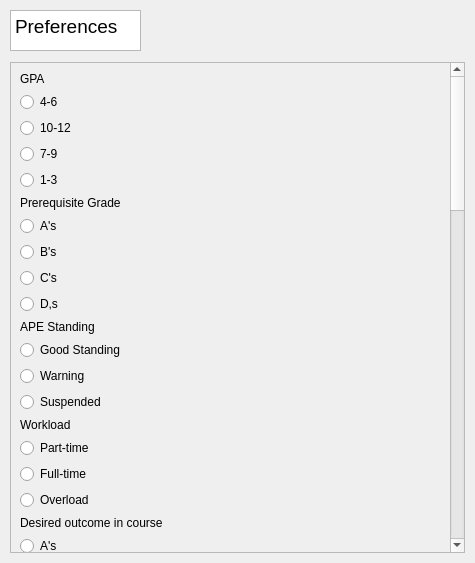
<?xml version="1.0" encoding="UTF-8"?>
<ui version="4.0">
 <class>preferencePage</class>
 <widget class="QWidget" name="preferencePage">
  <property name="geometry">
   <rect>
    <x>0</x>
    <y>0</y>
    <width>475</width>
    <height>563</height>
   </rect>
  </property>
  <property name="sizePolicy">
   <sizepolicy hsizetype="Preferred" vsizetype="MinimumExpanding">
    <horstretch>0</horstretch>
    <verstretch>0</verstretch>
   </sizepolicy>
  </property>
  <property name="windowTitle">
   <string>Form</string>
  </property>
  <widget class="QScrollArea" name="scrollArea">
   <property name="geometry">
    <rect>
     <x>10</x>
     <y>62</y>
     <width>455</width>
     <height>491</height>
    </rect>
   </property>
   <property name="widgetResizable">
    <bool>true</bool>
   </property>
   <widget class="QWidget" name="scrollAreaWidgetContents">
    <property name="geometry">
     <rect>
      <x>0</x>
      <y>0</y>
      <width>437</width>
      <height>1846</height>
     </rect>
    </property>
    <layout class="QVBoxLayout" name="verticalLayout_2">
     <item>
      <widget class="QLabel" name="gpaLabel">
       <property name="text">
        <string>GPA</string>
       </property>
      </widget>
     </item>
     <item>
      <widget class="QRadioButton" name="gpaButton1">
       <property name="text">
        <string>4-6</string>
       </property>
       <attribute name="buttonGroup">
        <string notr="true">gpaButtonGroup</string>
       </attribute>
      </widget>
     </item>
     <item>
      <widget class="QRadioButton" name="gpaButton2">
       <property name="text">
        <string>10-12</string>
       </property>
       <attribute name="buttonGroup">
        <string notr="true">gpaButtonGroup</string>
       </attribute>
      </widget>
     </item>
     <item>
      <widget class="QRadioButton" name="gpaButton3">
       <property name="text">
        <string>7-9</string>
       </property>
       <attribute name="buttonGroup">
        <string notr="true">gpaButtonGroup</string>
       </attribute>
      </widget>
     </item>
     <item>
      <widget class="QRadioButton" name="gpaButton4">
       <property name="text">
        <string>1-3</string>
       </property>
       <attribute name="buttonGroup">
        <string notr="true">gpaButtonGroup</string>
       </attribute>
      </widget>
     </item>
     <item>
      <widget class="QLabel" name="prereqLabel">
       <property name="text">
        <string>Prerequisite Grade</string>
       </property>
      </widget>
     </item>
     <item>
      <widget class="QRadioButton" name="prereqButton1">
       <property name="text">
        <string>A's</string>
       </property>
       <attribute name="buttonGroup">
        <string notr="true">prereqButtonGroup</string>
       </attribute>
      </widget>
     </item>
     <item>
      <widget class="QRadioButton" name="prereqButton2">
       <property name="text">
        <string>B's</string>
       </property>
       <attribute name="buttonGroup">
        <string notr="true">prereqButtonGroup</string>
       </attribute>
      </widget>
     </item>
     <item>
      <widget class="QRadioButton" name="prereqButton3">
       <property name="text">
        <string>C's</string>
       </property>
       <attribute name="buttonGroup">
        <string notr="true">prereqButtonGroup</string>
       </attribute>
      </widget>
     </item>
     <item>
      <widget class="QRadioButton" name="prereqButton4">
       <property name="text">
        <string>D,s</string>
       </property>
       <attribute name="buttonGroup">
        <string notr="true">prereqButtonGroup</string>
       </attribute>
      </widget>
     </item>
     <item>
      <widget class="QLabel" name="APELabel">
       <property name="text">
        <string>APE Standing</string>
       </property>
      </widget>
     </item>
     <item>
      <widget class="QRadioButton" name="apeButton1">
       <property name="text">
        <string>Good Standing</string>
       </property>
       <attribute name="buttonGroup">
        <string notr="true">apeButtonGroup</string>
       </attribute>
      </widget>
     </item>
     <item>
      <widget class="QRadioButton" name="apeButton2">
       <property name="text">
        <string>Warning</string>
       </property>
       <attribute name="buttonGroup">
        <string notr="true">apeButtonGroup</string>
       </attribute>
      </widget>
     </item>
     <item>
      <widget class="QRadioButton" name="apeButton3">
       <property name="text">
        <string>Suspended</string>
       </property>
       <attribute name="buttonGroup">
        <string notr="true">apeButtonGroup</string>
       </attribute>
      </widget>
     </item>
     <item>
      <widget class="QLabel" name="workloadLabel">
       <property name="text">
        <string>Workload</string>
       </property>
      </widget>
     </item>
     <item>
      <widget class="QRadioButton" name="workLoadButton1">
       <property name="text">
        <string>Part-time</string>
       </property>
       <attribute name="buttonGroup">
        <string notr="true">workloadButtonGroup</string>
       </attribute>
      </widget>
     </item>
     <item>
      <widget class="QRadioButton" name="workLoadButton2">
       <property name="text">
        <string>Full-time</string>
       </property>
       <attribute name="buttonGroup">
        <string notr="true">workloadButtonGroup</string>
       </attribute>
      </widget>
     </item>
     <item>
      <widget class="QRadioButton" name="workLoadButton3">
       <property name="text">
        <string>Overload</string>
       </property>
       <attribute name="buttonGroup">
        <string notr="true">workloadButtonGroup</string>
       </attribute>
      </widget>
     </item>
     <item>
      <widget class="QLabel" name="outcomeLabel">
       <property name="text">
        <string>Desired outcome in course</string>
       </property>
      </widget>
     </item>
     <item>
      <widget class="QRadioButton" name="outcomeButton1">
       <property name="text">
        <string>A's</string>
       </property>
       <attribute name="buttonGroup">
        <string notr="true">outcomeButtonGroup</string>
       </attribute>
      </widget>
     </item>
     <item>
      <widget class="QRadioButton" name="outcomeButton2">
       <property name="text">
        <string>B's</string>
       </property>
       <attribute name="buttonGroup">
        <string notr="true">outcomeButtonGroup</string>
       </attribute>
      </widget>
     </item>
     <item>
      <widget class="QRadioButton" name="outcomeButton3">
       <property name="text">
        <string>C's</string>
       </property>
       <attribute name="buttonGroup">
        <string notr="true">outcomeButtonGroup</string>
       </attribute>
      </widget>
     </item>
     <item>
      <widget class="QRadioButton" name="outcomeButton4">
       <property name="text">
        <string>D,s</string>
       </property>
       <attribute name="buttonGroup">
        <string notr="true">outcomeButtonGroup</string>
       </attribute>
      </widget>
     </item>
     <item>
      <widget class="QLabel" name="sleepLabel">
       <property name="text">
        <string>Sleeping habits</string>
       </property>
      </widget>
     </item>
     <item>
      <widget class="QRadioButton" name="sleepButton1">
       <property name="text">
        <string>Early bird</string>
       </property>
       <attribute name="buttonGroup">
        <string notr="true">sleepButtonGroup</string>
       </attribute>
      </widget>
     </item>
     <item>
      <widget class="QRadioButton" name="sleepButton2">
       <property name="text">
        <string>Night owl</string>
       </property>
       <attribute name="buttonGroup">
        <string notr="true">sleepButtonGroup</string>
       </attribute>
      </widget>
     </item>
     <item>
      <widget class="QRadioButton" name="sleepButton3">
       <property name="text">
        <string>Sporadic</string>
       </property>
       <attribute name="buttonGroup">
        <string notr="true">sleepButtonGroup</string>
       </attribute>
      </widget>
     </item>
     <item>
      <widget class="QLabel" name="proximityLabel">
       <property name="text">
        <string>Proximity</string>
       </property>
      </widget>
     </item>
     <item>
      <widget class="QRadioButton" name="proxiButton1">
       <property name="text">
        <string>On-campus</string>
       </property>
       <attribute name="buttonGroup">
        <string notr="true">proximityButtonGroup</string>
       </attribute>
      </widget>
     </item>
     <item>
      <widget class="QRadioButton" name="proxiButton2">
       <property name="text">
        <string>Off-campus</string>
       </property>
       <attribute name="buttonGroup">
        <string notr="true">proximityButtonGroup</string>
       </attribute>
      </widget>
     </item>
     <item>
      <widget class="QRadioButton" name="proxiButton3">
       <property name="text">
        <string>Distant Student</string>
       </property>
       <attribute name="buttonGroup">
        <string notr="true">proximityButtonGroup</string>
       </attribute>
      </widget>
     </item>
     <item>
      <widget class="QLabel" name="commSkillsLabel">
       <property name="text">
        <string>Communication skills</string>
       </property>
      </widget>
     </item>
     <item>
      <widget class="QRadioButton" name="commButton1">
       <property name="text">
        <string>Strong</string>
       </property>
       <attribute name="buttonGroup">
        <string notr="true">commSkillsButtonGroup</string>
       </attribute>
      </widget>
     </item>
     <item>
      <widget class="QRadioButton" name="commButton2">
       <property name="text">
        <string>Average</string>
       </property>
       <attribute name="buttonGroup">
        <string notr="true">commSkillsButtonGroup</string>
       </attribute>
      </widget>
     </item>
     <item>
      <widget class="QRadioButton" name="commButton3">
       <property name="text">
        <string>Weak</string>
       </property>
       <attribute name="buttonGroup">
        <string notr="true">commSkillsButtonGroup</string>
       </attribute>
      </widget>
     </item>
     <item>
      <widget class="QLabel" name="agreeLabel">
       <property name="text">
        <string>Agreeability</string>
       </property>
      </widget>
     </item>
     <item>
      <widget class="QRadioButton" name="agreeButton1">
       <property name="text">
        <string>High</string>
       </property>
       <attribute name="buttonGroup">
        <string notr="true">agreeabilityButtonGroup</string>
       </attribute>
      </widget>
     </item>
     <item>
      <widget class="QRadioButton" name="agreeButton2">
       <property name="text">
        <string>Medium</string>
       </property>
       <attribute name="buttonGroup">
        <string notr="true">agreeabilityButtonGroup</string>
       </attribute>
      </widget>
     </item>
     <item>
      <widget class="QRadioButton" name="agreeButton3">
       <property name="text">
        <string>Low</string>
       </property>
       <attribute name="buttonGroup">
        <string notr="true">agreeabilityButtonGroup</string>
       </attribute>
      </widget>
     </item>
     <item>
      <widget class="QLabel" name="problemLabel">
       <property name="text">
        <string>Problem solving skills</string>
       </property>
      </widget>
     </item>
     <item>
      <widget class="QRadioButton" name="problemButton1">
       <property name="text">
        <string>Strong</string>
       </property>
       <attribute name="buttonGroup">
        <string notr="true">problemSolvingButtonGroup</string>
       </attribute>
      </widget>
     </item>
     <item>
      <widget class="QRadioButton" name="problemButton2">
       <property name="text">
        <string>Average</string>
       </property>
       <attribute name="buttonGroup">
        <string notr="true">problemSolvingButtonGroup</string>
       </attribute>
      </widget>
     </item>
     <item>
      <widget class="QRadioButton" name="problemButton3">
       <property name="text">
        <string>Weak</string>
       </property>
       <attribute name="buttonGroup">
        <string notr="true">problemSolvingButtonGroup</string>
       </attribute>
      </widget>
     </item>
     <item>
      <widget class="QLabel" name="punctualLabel">
       <property name="text">
        <string>Punctual</string>
       </property>
      </widget>
     </item>
     <item>
      <widget class="QRadioButton" name="punctualButton1">
       <property name="text">
        <string>Always</string>
       </property>
       <attribute name="buttonGroup">
        <string notr="true">punctualityButtonGroup</string>
       </attribute>
      </widget>
     </item>
     <item>
      <widget class="QRadioButton" name="punctualButton2">
       <property name="text">
        <string>Often</string>
       </property>
       <attribute name="buttonGroup">
        <string notr="true">punctualityButtonGroup</string>
       </attribute>
      </widget>
     </item>
     <item>
      <widget class="QRadioButton" name="punctualButton3">
       <property name="text">
        <string>Sometimes</string>
       </property>
       <attribute name="buttonGroup">
        <string notr="true">punctualityButtonGroup</string>
       </attribute>
      </widget>
     </item>
     <item>
      <widget class="QRadioButton" name="punctualButton4">
       <property name="text">
        <string>Never</string>
       </property>
       <attribute name="buttonGroup">
        <string notr="true">punctualityButtonGroup</string>
       </attribute>
      </widget>
     </item>
     <item>
      <widget class="QLabel" name="initiativeLabel">
       <property name="text">
        <string>Takes initiative</string>
       </property>
      </widget>
     </item>
     <item>
      <widget class="QRadioButton" name="initButton1">
       <property name="text">
        <string>Always</string>
       </property>
       <attribute name="buttonGroup">
        <string notr="true">initiativeButtonGroup</string>
       </attribute>
      </widget>
     </item>
     <item>
      <widget class="QRadioButton" name="initButton2">
       <property name="text">
        <string>Often</string>
       </property>
       <attribute name="buttonGroup">
        <string notr="true">initiativeButtonGroup</string>
       </attribute>
      </widget>
     </item>
     <item>
      <widget class="QRadioButton" name="initButton3">
       <property name="text">
        <string>Sometimes</string>
       </property>
       <attribute name="buttonGroup">
        <string notr="true">initiativeButtonGroup</string>
       </attribute>
      </widget>
     </item>
     <item>
      <widget class="QRadioButton" name="initButton4">
       <property name="text">
        <string>Never</string>
       </property>
       <attribute name="buttonGroup">
        <string notr="true">initiativeButtonGroup</string>
       </attribute>
      </widget>
     </item>
     <item>
      <widget class="QLabel" name="reliableLabel">
       <property name="text">
        <string>Reliable</string>
       </property>
      </widget>
     </item>
     <item>
      <widget class="QRadioButton" name="reliableButton1">
       <property name="text">
        <string>Very</string>
       </property>
       <attribute name="buttonGroup">
        <string notr="true">reliableButtonGroup</string>
       </attribute>
      </widget>
     </item>
     <item>
      <widget class="QRadioButton" name="reliableButton2">
       <property name="text">
        <string>Mostly</string>
       </property>
       <attribute name="buttonGroup">
        <string notr="true">reliableButtonGroup</string>
       </attribute>
      </widget>
     </item>
     <item>
      <widget class="QRadioButton" name="reliableButton3">
       <property name="text">
        <string>Somewhat</string>
       </property>
       <attribute name="buttonGroup">
        <string notr="true">reliableButtonGroup</string>
       </attribute>
      </widget>
     </item>
     <item>
      <widget class="QRadioButton" name="reliableButton4">
       <property name="text">
        <string>Not Very</string>
       </property>
       <attribute name="buttonGroup">
        <string notr="true">reliableButtonGroup</string>
       </attribute>
      </widget>
     </item>
     <item>
      <widget class="QLabel" name="organizedLabel">
       <property name="text">
        <string>Organized</string>
       </property>
      </widget>
     </item>
     <item>
      <widget class="QRadioButton" name="organizedButton1">
       <property name="text">
        <string>Very</string>
       </property>
       <attribute name="buttonGroup">
        <string notr="true">organizedButtonGroup</string>
       </attribute>
      </widget>
     </item>
     <item>
      <widget class="QRadioButton" name="organizedButton2">
       <property name="text">
        <string>Mostly</string>
       </property>
       <attribute name="buttonGroup">
        <string notr="true">organizedButtonGroup</string>
       </attribute>
      </widget>
     </item>
     <item>
      <widget class="QRadioButton" name="organizedButton3">
       <property name="text">
        <string>Somewhat</string>
       </property>
       <attribute name="buttonGroup">
        <string notr="true">organizedButtonGroup</string>
       </attribute>
      </widget>
     </item>
     <item>
      <widget class="QRadioButton" name="organizedButton4">
       <property name="text">
        <string>Not Very</string>
       </property>
       <attribute name="buttonGroup">
        <string notr="true">organizedButtonGroup</string>
       </attribute>
      </widget>
     </item>
     <item>
      <widget class="QLabel" name="collabLabel">
       <property name="text">
        <string>Previous Collaboration Experience</string>
       </property>
      </widget>
     </item>
     <item>
      <widget class="QRadioButton" name="collabButton1">
       <property name="text">
        <string>Plenty</string>
       </property>
       <attribute name="buttonGroup">
        <string notr="true">collabButtonGroup</string>
       </attribute>
      </widget>
     </item>
     <item>
      <widget class="QRadioButton" name="collabButton2">
       <property name="text">
        <string>Little</string>
       </property>
       <attribute name="buttonGroup">
        <string notr="true">collabButtonGroup</string>
       </attribute>
      </widget>
     </item>
     <item>
      <widget class="QRadioButton" name="collabButton3">
       <property name="text">
        <string>None</string>
       </property>
       <attribute name="buttonGroup">
        <string notr="true">collabButtonGroup</string>
       </attribute>
      </widget>
     </item>
     <item>
      <widget class="QDialogButtonBox" name="buttonBox">
       <property name="standardButtons">
        <set>QDialogButtonBox::Cancel|QDialogButtonBox::Ok</set>
       </property>
      </widget>
     </item>
    </layout>
   </widget>
  </widget>
  <widget class="QTextBrowser" name="textBrowser">
   <property name="geometry">
    <rect>
     <x>10</x>
     <y>10</y>
     <width>131</width>
     <height>41</height>
    </rect>
   </property>
   <property name="html">
    <string>&lt;!DOCTYPE HTML PUBLIC &quot;-//W3C//DTD HTML 4.0//EN&quot; &quot;http://www.w3.org/TR/REC-html40/strict.dtd&quot;&gt;
&lt;html&gt;&lt;head&gt;&lt;meta name=&quot;qrichtext&quot; content=&quot;1&quot; /&gt;&lt;style type=&quot;text/css&quot;&gt;
p, li { white-space: pre-wrap; }
&lt;/style&gt;&lt;/head&gt;&lt;body style=&quot; font-family:'Ubuntu'; font-size:11pt; font-weight:400; font-style:normal;&quot;&gt;
&lt;p style=&quot; margin-top:0px; margin-bottom:0px; margin-left:0px; margin-right:0px; -qt-block-indent:0; text-indent:0px;&quot;&gt;&lt;span style=&quot; font-size:14pt;&quot;&gt;Preferences&lt;/span&gt;&lt;/p&gt;&lt;/body&gt;&lt;/html&gt;</string>
   </property>
  </widget>
 </widget>
 <resources/>
 <connections/>
 <buttongroups>
  <buttongroup name="sleepButtonGroup"/>
  <buttongroup name="agreeabilityButtonGroup"/>
  <buttongroup name="apeButtonGroup"/>
  <buttongroup name="organizedButtonGroup"/>
  <buttongroup name="proximityButtonGroup"/>
  <buttongroup name="problemSolvingButtonGroup"/>
  <buttongroup name="reliableButtonGroup"/>
  <buttongroup name="commSkillsButtonGroup"/>
  <buttongroup name="collabButtonGroup"/>
  <buttongroup name="outcomeButtonGroup"/>
  <buttongroup name="punctualityButtonGroup"/>
  <buttongroup name="initiativeButtonGroup"/>
  <buttongroup name="prereqButtonGroup"/>
  <buttongroup name="workloadButtonGroup"/>
  <buttongroup name="gpaButtonGroup"/>
 </buttongroups>
</ui>
